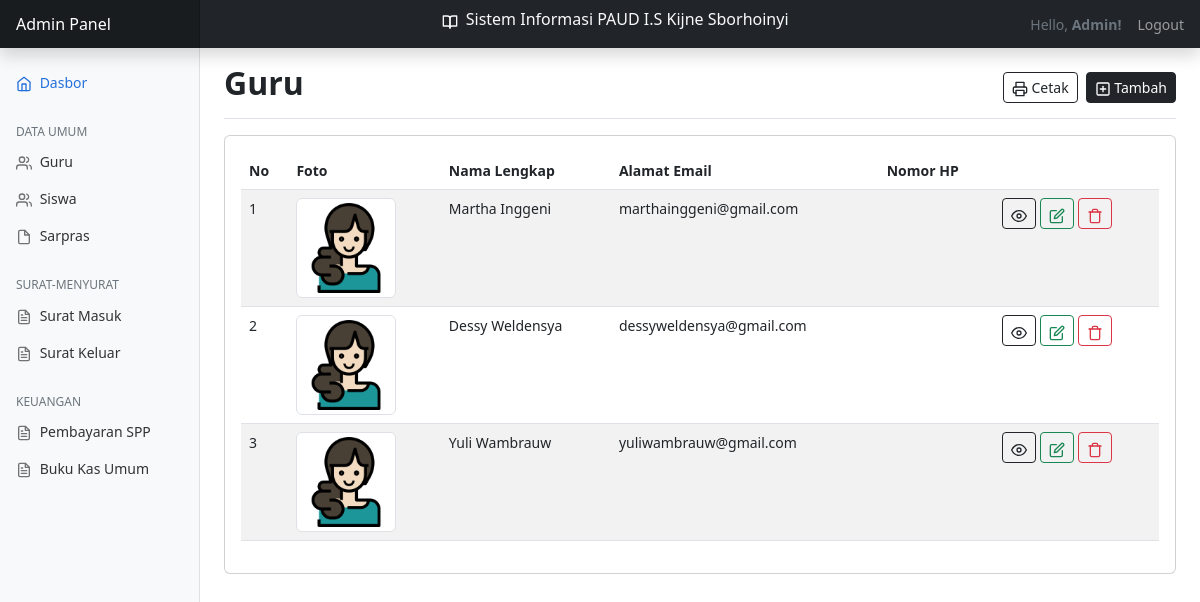
The app's page /?page=guru (signed in), older data.
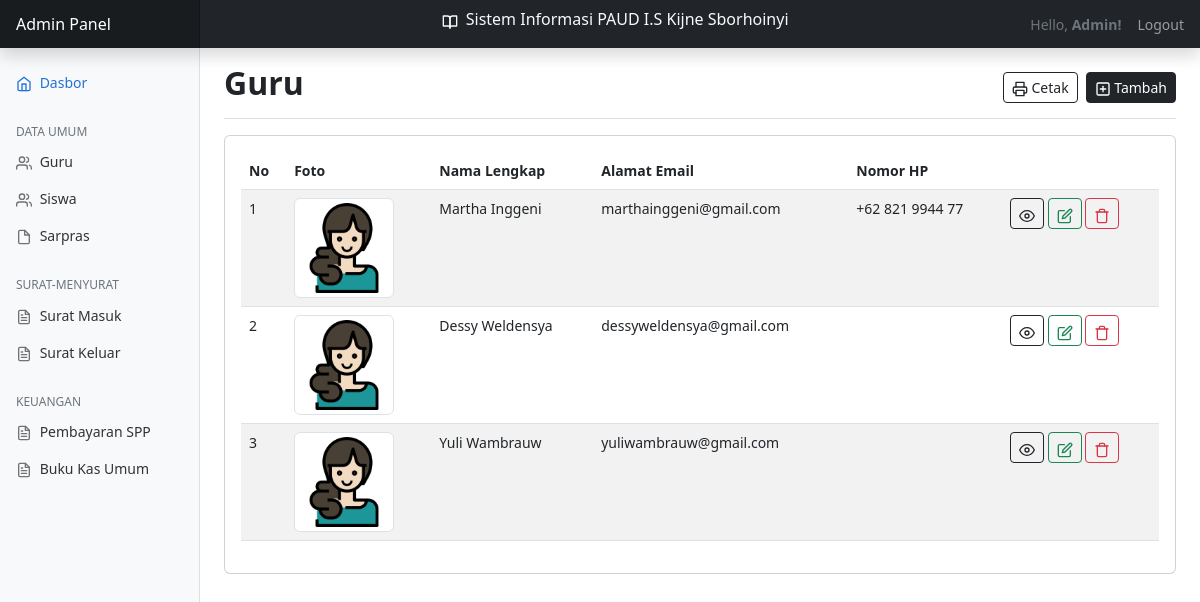
The same page, newer data.
### tables this page shows
CREATE TABLE `guru` (
  `id` int(11) NOT NULL,
  `nama_lengkap` varchar(100) NOT NULL,
  `foto` varchar(255) NOT NULL,
  `alamat_email` varchar(100) NOT NULL,
  `nomor_hp` varchar(15) NOT NULL,
  `alamat_lengkap` text NOT NULL
);

### views/guru/baca.php (the view, shortened to what this page needs)
<main class="col-md-9 ms-sm-auto col-lg-10 px-md-4">
    <div class="d-flex justify-content-between flex-wrap flex-md-nowrap align-items-center pt-3 pb-2 mb-3 border-bottom">
        <h1 class="h2 fw-bold">Guru</h1>
        <div class="btn-toolbar mb-2 mb-md-0">
            <a href="./cetak/?data=guru" target="_blank" class="btn btn-sm btn-outline-dark me-2">
                <span data-feather="printer" class="align-text"></span> Cetak
            </a>
            <a href="?page=guru&action=tambah" class="btn btn-sm btn-dark">
                <span data-feather="plus-square" class="align-text"></span> Tambah
            </a>
        </div>
    </div>
    <div class="row">
        <div class="col-12">
            <div class="card">
                <div class="card-body">
                    <div class="row">
                        <div class="col-lg-12">
                            <table id="example" class="table table-striped table-hover" style="width:100%">
                                <thead>
                                    <tr>
                                        <th>No</th>
                                        <th>Foto</th>
                                        <th>Nama Lengkap</th>
                                        <th>Alamat Email</th>
                                        <th>Nomor HP</th>
                                        <th></th>
                                    </tr>
                                </thead>
                                <tbody>
                                    <?php
                                        include __DIR__ . '../../../config/database.php';
                                        $rows = mysqli_query($conn, "SELECT * FROM guru ORDER BY id DESC");
                                        $i = 1;
                                    ?>
                                    <?php foreach ($rows as $row) : ?>
                                    <tr>
                                        <td><?php echo $i++;  ?></td>
                                        <td><img src="./images/guru/<?php echo $row["foto"] ? $row["foto"] : 'no-image.png';  ?>" alt="User Picture" class="img img-thumbnail" width="100px"></td>
                                        <td><?php echo $row["nama_lengkap"];  ?></td>
                                        <td><?php echo $row["alamat_email"];  ?></td>
                                        <td><?php echo $row["nomor_hp"];  ?></td>
                                        <td>
                                            <a href="?page=guru&action=detail&id=<?php echo $row["id"];  ?>" class="btn btn-sm btn-outline-dark"><span data-feather="eye" class="align-text"></span></a>
                                            <a href="?page=guru&action=ubah&id=<?php echo $row["id"];  ?>" class="btn btn-sm btn-outline-success"><span data-feather="edit" class="align-text"></span></a>
                                            <a href="./process/guru/hapus.php?id=<?php echo $row["id"];  ?>" onclick="return confirm_delete()" class="btn btn-sm btn-outline-danger" onClick="return confirm(Anda yakin ingin hapus?)"><span data-feather="trash" class="align-text"></span></a>
                                        </td>
                                    </tr>
                                    <?php endforeach; ?>
                                </tbody>
                            </table>
                        </div>
                    </div>
                </div>
            </div>
        </div>
    </div>
</main>

Row changes from the older to the newer data that the page shows:
changed guru "Martha Inggeni": nomor_hp (not shown) → "+62 821 9944 77"
